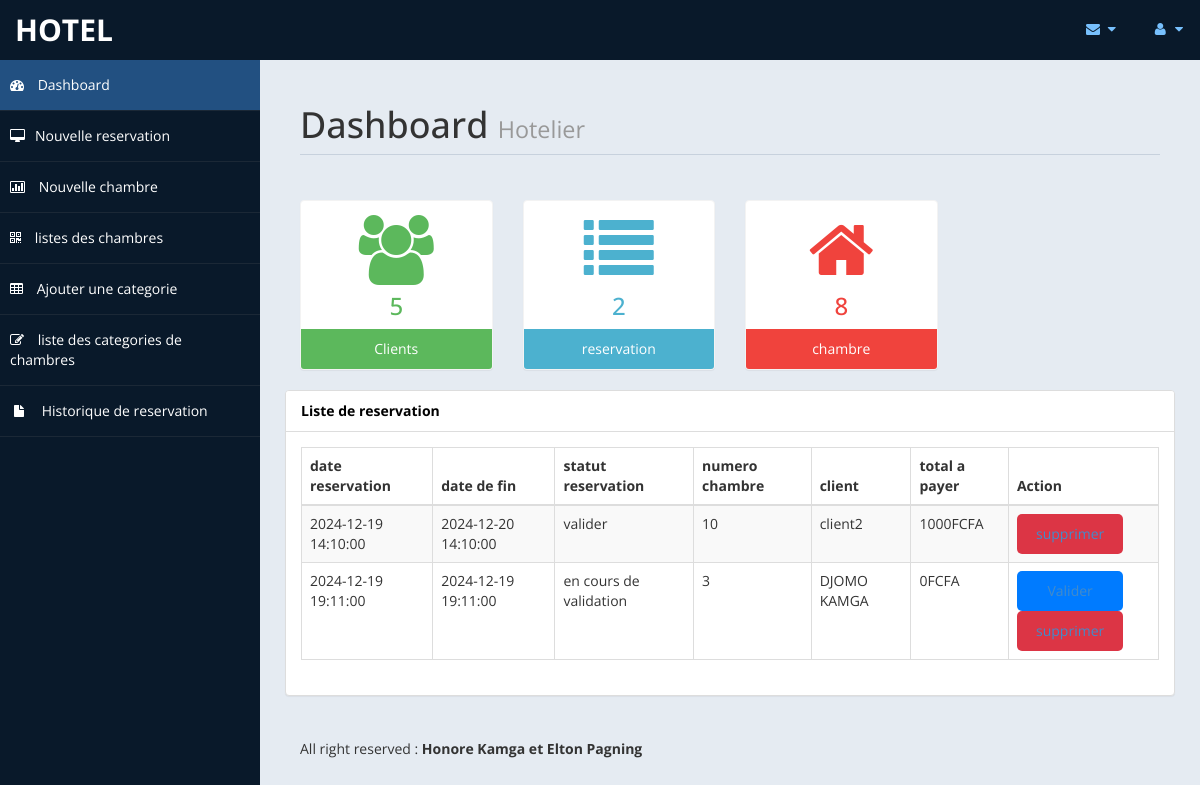
The page /index.php?action=accueil (signed in) on the database its author committed.
### tables this page shows
CREATE TABLE `reservation` (
  `idReservation` int(11) NOT NULL,
  `dateReservation` timestamp NULL DEFAULT current_timestamp(),
  `dateFin` timestamp NOT NULL DEFAULT current_timestamp(),
  `statutReservation` varchar(255) DEFAULT 'en cours de validation',
  `nombreChambre` int(11) DEFAULT NULL,
  `idClient` int(11) DEFAULT NULL,
  `idChambre` int(11) NOT NULL,
  `supReservation` int(11) NOT NULL DEFAULT 0
);

CREATE TABLE `chambre` (
  `idChambre` int(11) NOT NULL,
  `numeroChambre` int(11) DEFAULT NULL,
  `imageChambre` text NOT NULL,
  `idCategorie` int(11) DEFAULT NULL,
  `idEtage` int(11) DEFAULT NULL,
  `statutChambre` int(11) NOT NULL DEFAULT 0
);

CREATE TABLE `client` (
  `idClient` int(11) NOT NULL,
  `nomClient` varchar(255) DEFAULT NULL,
  `prenomClient` varchar(255) DEFAULT NULL,
  `emailClient` varchar(255) DEFAULT NULL,
  `numeroClient` int(11) DEFAULT NULL,
  `suClient` int(11) NOT NULL DEFAULT 0,
  `matriculeClient` varchar(255) NOT NULL
);

### controller/reservationController.php (called while the page is built, shortened)
<?php
    require_once './model/reservationModel.php';
    require_once './model/clientModel.php';
    require_once './model/chambreModel.php';
    class ReservationController{
        private $reservationModel;
        private $clientModel;
        private $chambreModel;
        function __construct(){
            $this->db = Database::getConnexion();
            $this->reservationModel = new ReservationModel();
            $this->clientModel = new clientModel();
            $this->chambreModel = new chambreModel();
        }
        public function listeReservation(){
        $sql = $this->db->prepare("SELECT reservation.* ,SUM(DATEDIFF(reservation.dateFin, reservation.dateReservation) * categorie.montant) AS montantApayer, chambre.numeroChambre , client.nomClient FROM reservation
        JOIN client ON client.idClient = reservation.idClient
        JOIN chambre ON chambre.idChambre = reservation.idChambre
        JOIN categorie ON categorie.idCategorie = chambre.idCategorie
        WHERE supReservation = 0
        GROUP BY
            reservation.idReservation,
            chambre.numeroChambre,
            client.nomClient,
            categorie.idCategorie");
        $sql->execute();
        $resultat = $sql->fetchAll(PDO::FETCH_ASSOC);
        return $resultat;
        }
        public function afficherReservation(){
            $reservationsCount = $this->reservationModel->countReservations();
            $clientsCount = $this->clientModel->countClients();
            $chambresCount = $this->chambreModel->countChambres();
            $reservations = $this->listeReservation();
        require_once "./views/dashboard.php";
        }
    }

### model/connexion.php (called while the page is built, shortened)
<?php
    class Database{
        private static $instance = null;
        private $host = 'localhost';
        private $dbname ="reservationChambre";
        private $username = "root";
        private $password = "";
        private function __construct(){
            try{
                $this->connection = new PDO("mysql:host=$this->host;dbname=$this->dbname", $this->username, $this->password);
            }catch (PDOException $e){
                echo "Connection failed: ". $e->getMessage();
            }
        }
        public static function getConnexion(){
            if(self::$instance == null){
                self::$instance = new Database();
            }
            return self::$instance->connection;
        }
    }

### model/clientModel.php (called while the page is built, shortened)
<?php
    require_once 'connexion.php';
    class clientModel{
        private $db;
        public function __construct(){
            $this->db = Database::getConnexion();
        }
        public function countClients() {
            $stmt = $this->db->query("SELECT COUNT(*) FROM client");
            return $stmt->fetchColumn();
        }
    }

### model/reservationModel.php (called while the page is built, shortened)
<?php
    require_once('connexion.php');
    class reservationModel{
        public $db;
        public function __construct(){
            $this->db = Database::getConnexion();
        }
        public function countReservations() {
            $stmt = $this->db->query("SELECT COUNT(*) FROM reservation WHERE supReservation = 0");
            return $stmt->fetchColumn();
        }
    }

### model/chambreModel.php (called while the page is built, shortened)
<?php
    require_once 'connexion.php';
    class chambreModel{
        private $db;
        public function __construct(){
            $this->db = Database::getConnexion();
        }
        public function countChambres() {
            $stmt = $this->db->query("SELECT COUNT(*) FROM chambre");
            return $stmt->fetchColumn();
        }
    }

### views/dashboard.php (the view, shortened to what this page needs)
<?php require_once 'dashboard-include/header.php'; ?>
<?php require_once 'dashboard-include/navbar.php'; ?>
        <div id="page-wrapper">
            <div id="page-inner">
                <div class="row">
                    <div class="col-md-12">
                        <h1 class="page-header">
                            Dashboard <small>Hotelier</small>
                        </h1>
                    </div>
                </div>
                <div class="row">
                <div class="col-md-3 col-sm-12 col-xs-12">
                        <div class="panel panel-primary text-center no-boder bg-color-green">
                            <div class="panel-body">
                                <i class="fa fa-users fa-5x"></i>
                                <h3><?= $clientsCount ?></h3>
                            </div>
                            <div class="panel-footer back-footer-green">
                                Clients
                            </div>
                        </div>
                    </div>
                    <div class="col-md-3 col-sm-12 col-xs-12">
                        <div class="panel panel-primary text-center no-boder bg-color-blue">
                            <div class="panel-body">
                                <i class="fa fa-list fa-5x"></i>
                                <h3><?= $reservationsCount ?></h3>
                            </div>
                            <div class="panel-footer back-footer-blue">
                                reservation
                            </div>
                        </div>
                    </div>
                    <div class="col-md-3 col-sm-12 col-xs-12">
                        <div class="panel panel-primary text-center no-boder bg-color-red">
                            <div class="panel-body">
                                <i class="fa fa fa-home fa-5x"></i>
                                <h3><?= $chambresCount ?> </h3>
                            </div>
                            <div class="panel-footer back-footer-red">
                                chambre
                            </div>
                        </div>
                    </div>
                </div>
                <div class="row">
                    <div class="col-md-13 col-sm-15 col-xs-15">
                        <div class="panel panel-default">
                            <div class="panel-heading">
                                Liste de reservation
                            </div>
                            <div class="panel-body">
                                <div class="table-responsive">
                                    <table class="table table-striped table-bordered table-hover">
                                        <thead>
                                            <tr>
                                                <th>date reservation</th>
                                                <th>date de fin</th>
                                                <th>statut reservation</th>
                                                <th>numero chambre</th>
                                                <th>client</th>
                                                <th>total a payer</th>
                                                <th>Action</th>
                                            </tr>
                                        </thead>
                                        <tbody>
                                            <?php foreach($reservations as $reservation): ?>
                                            <tr>
                                                <td><?= $reservation['dateReservation'] ?> </td>
                                                <td><?= $reservation['dateFin'] ?> </td>
                                                <td><?= $reservation['statutReservation'] ?></td>
                                                <td><?= $reservation['numeroChambre'] ?></td>
                                                <td><?= $reservation['nomClient'] ?></td>
                                                <td><?= $reservation['montantApayer'] ?>FCFA</td>
                                                <td>
                                                    <div class="button-group">
                                                        <?php if ($reservation['statutReservation'] == "en cours de validation") : ?>
                                                        <button type="submit"><a href="index.php?action=validerreservation&id=<?= $reservation['idReservation'] ?>">Valider</a></button>
                                                        <?php endif; ?>
                                                        <button type="button" class="cancel"><a href="index.php?action=deletereservation&id=<?= $reservation['idReservation'] ?>" onclick="return confirm('Etes vous sur de vouloir supprimer cette reservation?');">supprimer</a></button>
                                                    </div>
                                                </td>
                                            </tr>
                                            <?php endforeach; ?>
                                        </tbody>
                                    </table>
                                </div>
                            </div>
                        </div>
                    </div>
                </div>
<?php require_once 'dashboard-include/footer.php'; ?>

### assets/css/custom-styles.css (style rules this page uses)
body { font-family: 'Open Sans', sans-serif; }
#page-wrapper { padding: 15px 15px; min-height: 600px; background:#E5EBF2; }
#page-inner { width:100%; margin:10px 20px 10px 0px; background-color:transparent; padding:10px; min-height:1200px; }
.text-center { text-align:center; }
.no-boder { border:1px solid #f3f3f3; }
h1, .h1, h2, .h2, h3, .h3 { margin-top: 7px; margin-bottom: -5px; }
.page-header { padding-bottom: 9px; margin: 10px 0 45px; border-bottom: 1px solid #C7D1DD; }
.panel-default > .panel-heading { color: #000; background-color: #FFFFFF; border-color: #ddd; font-weight:bold; }
.bg-color-green { background-color: #fff; color: #5cb85c; }
.bg-color-blue { background-color: #fff; color: #4CB1CF }
.bg-color-red { background-color: #fff; color:#F0433D; }
.back-footer-green { background-color: #5cb85c; color:#fff; border-top: 0px solid #fff; }
.back-footer-red { background-color: #F0433D; color:#fff; border-top: 0px solid #fff; }
.back-footer-blue { background-color: #4CB1CF; color:#fff; border-top: 0px solid #fff; }
@media (min-width:768px) { #page-wrapper { margin: 0 0 0 260px; padding: 15px 30px; min-height: 1200px; } }

### views/dashboard-include/header.php (style rules this page uses)
button { background-color: #007BFF; color: white; border: none; padding: 10px; border-radius: 5px; cursor: pointer; width: 80%; }
button.cancel { background-color: #dc3545; }

### rows shown on the page
reservation: dateReservation "2024-12-19 14:10:00", dateFin "2024-12-20 14:10:00", statutReservation "valider", idChambre.numeroChambre "10", idClient.nomClient "client2", montantApayer "1000"
reservation: dateReservation "2024-12-19 19:11:00", dateFin "2024-12-19 19:11:00", statutReservation "en cours de validation", idChambre.numeroChambre "3", idClient.nomClient "DJOMO KAMGA", montantApayer "0"

### other values the page prints
$clientsCount "5"
$reservationsCount "2"
$chambresCount "8"
